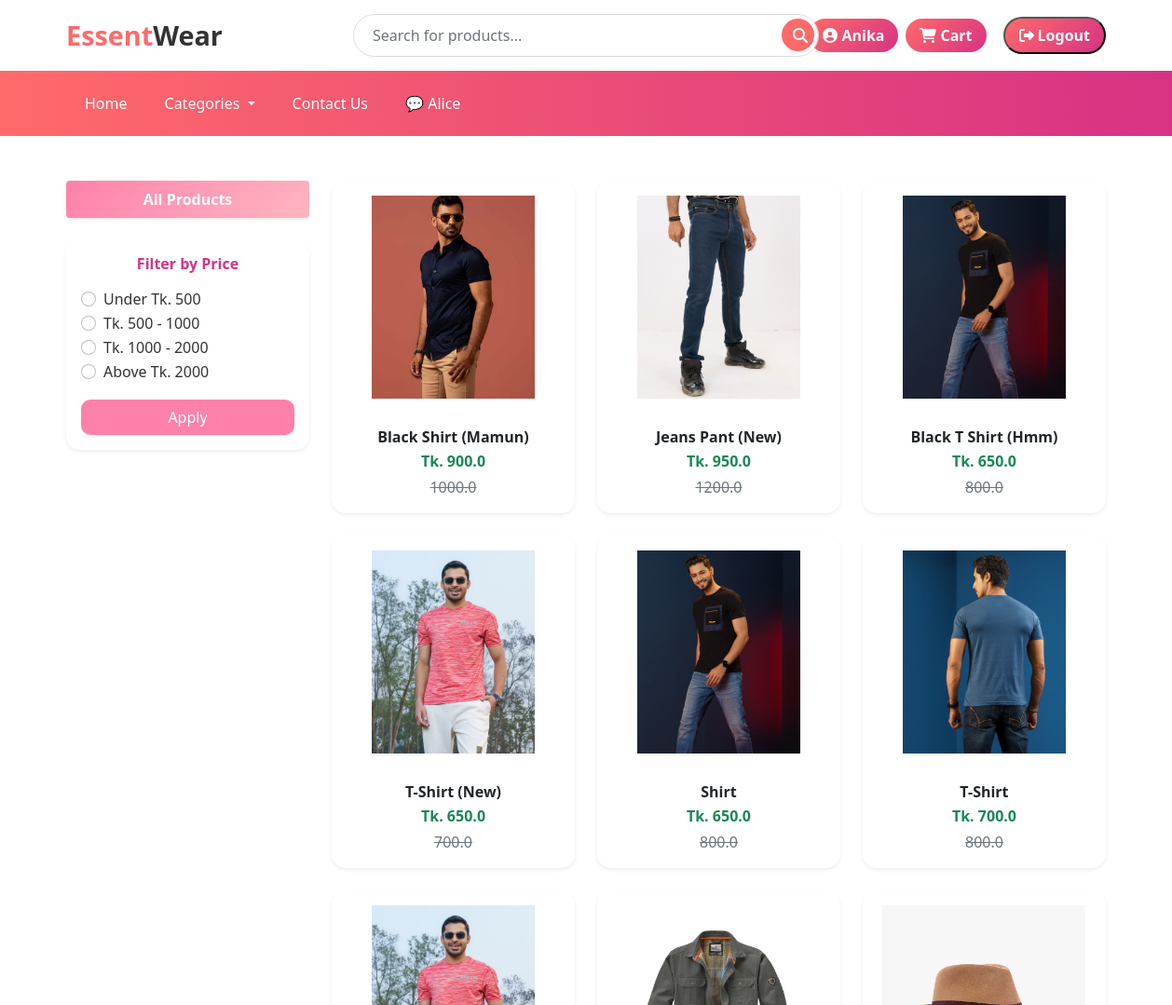
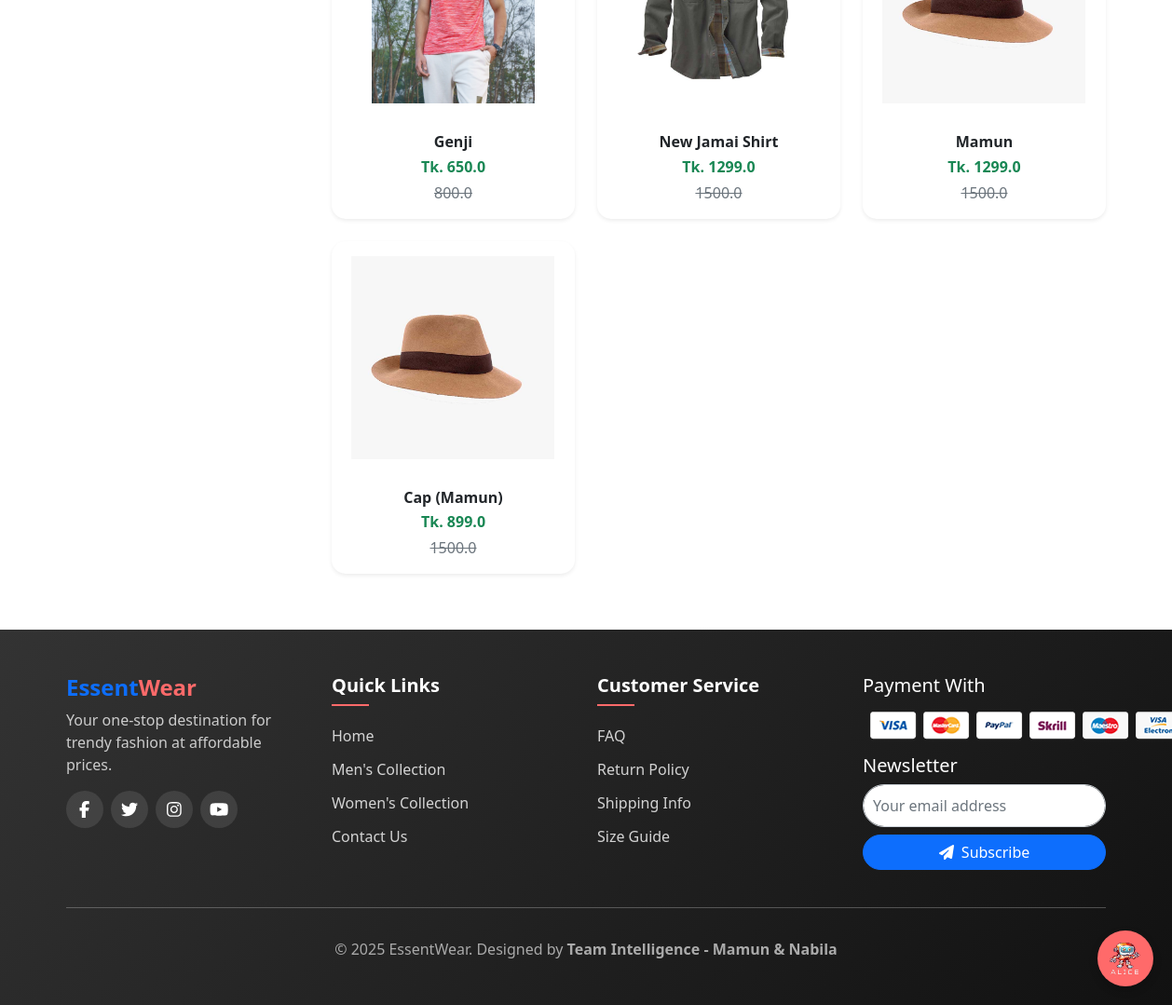
The page /men/ (signed in) on the database its author committed (2 pictures, top to bottom).
### app/models.py (models this page shows, shortened)
class Product(models.Model):
    title = models.CharField(max_length=100)
    selling_price = models.FloatField()
    discounted_price = models.FloatField()
    description = models.TextField(default='null')
    category = models.CharField(choices=CATEGORY_CHOICES, max_length=2)
    p_image = models.ImageField(upload_to='product_img')
    owner = models.ForeignKey(User, on_delete=models.CASCADE, related_name='products',null=True, blank=True) # Added owner field
    quantity = models.PositiveIntegerField(default=0)  # 🧮 নতুন field

### app/views.py (the view)
# urls.py: path('men/', views.men, name='men'),
def men(request, data=None):
    men = Product.objects.filter(category='M')
    price = request.GET.get("price")
    if price == "under500":
        men = men.filter(discounted_price__lt=500)
    elif price == "500-1000":
        men = men.filter(discounted_price__gte=500, discounted_price__lte=1000)
    elif price == "1000-2000":
        men = men.filter(discounted_price__gte=1000, discounted_price__lte=2000)
    elif price == "above2000":
        men = men.filter(discounted_price__gt=2000)
    return render(request, 'app/product/men.html', {'mens': men})

### app/templates/app/product/men.html (shortened to what this page needs)
{% extends 'app/base.html' %}
{% load static %}
{% block main-content %}
<div class="container my-5">
  <div class="row">
    <div class="col-md-3 mb-4">
      <div class="list-group shadow-sm rounded border-0">
        <a href="{% url 'men' %}"
           class="list-group-item list-group-item-action fw-semibold text-center active"
           style="background: linear-gradient(135deg, #ff80ab, #ffb6c1); border: none; color: #fff;">
          All Products
        </a>
      </div>
      <div class="card mt-4 border-0 shadow-sm" style="border-radius: 15px;">
        <div class="card-body">
          <h6 class="fw-bold mb-3 text-center" style="color: #d63384;">Filter by Price</h6>
          <form method="get" action="">
            <div class="form-check">
              <input class="form-check-input" type="radio" name="price" id="under500" value="under500">
              <label class="form-check-label" for="under500">Under Tk. 500</label>
            </div>
            <div class="form-check">
              <input class="form-check-input" type="radio" name="price" id="500to1000" value="500-1000">
              <label class="form-check-label" for="500to1000">Tk. 500 - 1000</label>
            </div>
            <div class="form-check">
              <input class="form-check-input" type="radio" name="price" id="1000to2000" value="1000-2000">
              <label class="form-check-label" for="1000to2000">Tk. 1000 - 2000</label>
            </div>
            <div class="form-check">
              <input class="form-check-input" type="radio" name="price" id="above2000" value="above2000">
              <label class="form-check-label" for="above2000">Above Tk. 2000</label>
            </div>
            <button type="submit" class="btn w-100 mt-3 fw-semibold"
                    style="background: #ff80ab; color: white; border-radius: 10px;">
              Apply
            </button>
          </form>
        </div>
      </div>
    </div>
    <div class="col-md-9">
      <div class="row g-4">
        {% for product in mens %}
        <div class="col-sm-6 col-md-4">
          <div class="card h-100 border-0 shadow-sm product-card">
            <a href="{% url 'product-detail' product.id %}" class="text-decoration-none text-dark">
              <img src="{{ product.p_image.url }}" class="card-img-top p-3 img-fluid" alt="{{ product.title }}" style="height: 250px; object-fit: contain;">
              <div class="card-body text-center">
                <h6 class="card-title fw-bold mb-1">{{ product.title }}</h6>
                <p class="mb-1 text-success fw-bold">Tk. {{ product.discounted_price }}</p>
                <p class="text-muted text-decoration-line-through mb-0">
                  {{ product.selling_price }}
                </p>
              </div>
            </a>
          </div>
        </div>
        {% empty %}
        <p class="text-center text-muted">No products available.</p>
        {% endfor %}
      </div>
    </div>
  </div>
</div>
{% endblock main-content %}

### app/templates/app/base.html (shortened to what this page needs)
<!doctype html>
{% load static %}
<html lang="en">
<head>
  <link href="https://cdn.jsdelivr.net/npm/bootstrap@5.0.0-beta1/dist/css/bootstrap.min.css" rel="stylesheet">
  <link rel="stylesheet" href="{% static 'app/css/owl.carousel.min.css' %}">
  <link rel="stylesheet" href="{% static 'app/css/all.min.css' %}">
  <link rel="stylesheet" href="{% static 'app/css/style.css' %}">
</head>
<body>
  <div class="main-header">
    <div class="container">
      <div class="row align-items-center">
        <div class="col-md-3">
          <a class="brand-logo" href="/">Essent<span>Wear</span></a>
        </div>
        <div class="col-md-6">
          <form method="GET" action="{% url 'search_products' %}" class="search-container d-flex">
            <input type="text" name="q" placeholder="Search for products..." class="form-control" required />
            <button type="submit" class="btn btn-primary ms-2"><i class="fas fa-search"></i></button>
          </form>
        </div>
        <div class="col-md-3">
          <div class="user-actions d-flex justify-content-end align-items-center">
            {% if not request.user.is_authenticated %}
            <a href="{% url 'customerregistration' %}" class="auth-btn">Register</a>
            <a href="{% url 'login' %}" class="auth-btn">Login</a>
            <a href="{% url 'showcart' %}" class="auth-btn">
              <i class="fas fa-shopping-cart me-1"></i> Cart
            </a>
            {% else %}
            <a href="{% url 'profile' %}" class="auth-btn">
              <i class="fas fa-user-circle me-1"></i> {{ request.user.username }}
            </a>
            <a href="{% url 'showcart' %}" class="auth-btn ms-2">
              <i class="fas fa-shopping-cart me-1"></i> Cart
            </a>
            <form method="POST" action="{% url 'logout' %}" class="d-inline ms-2">
              <button type="submit" class="auth-btn">
                <i class="fas fa-sign-out-alt me-1"></i> Logout
              </button>
            </form>
            {% endif %}
          </div>
        </div>
      </div>
    </div>
  </div>
  <nav class="navbar navbar-expand-lg navbar-dark main-navigation">
    <div class="container">
      <div class="collapse navbar-collapse" id="mainNav">
        <ul class="navbar-nav me-auto">
          <li class="nav-item"><a class="nav-link active" href="/">Home</a></li>
          <li class="nav-item dropdown">
            <a class="nav-link dropdown-toggle" href="#" id="categoriesDropdown" role="button" data-bs-toggle="dropdown" aria-expanded="false">
              Categories
            </a>
          </li>
          <li class="nav-item"><a class="nav-link" href="{% url 'contact-us' %}">Contact Us</a></li>
          <li class="nav-item"><a class="nav-link" href="{% url 'chatbot' %}">💬 Alice</a></li>
        </ul>
      </div>
    </div>
  </nav>
  <a href="{% url 'chatbot' %}" id="floating-button">
    <img src="{% static 'app/images/banner/logo2.png' %}" alt="Chat with Alice" />
  </a>
  {% block main-content %}{% endblock main-content %}
  <footer class="site-footer py-5">
    <div class="container">
      <div class="row">
        <div class="col-md-3 mb-4">
          <h4 class="fw-bold text-primary">Essent<span style="color: #ff6a6a">Wear</span></h4>
          <p style="color: #ccc">Your one-stop destination for trendy fashion at affordable prices.</p>
          <div class="d-flex gap-2 mt-3">
           <a href="https://www.facebook.com/" target="_blank" class="social-icon"><i class="fab fa-facebook-f"></i></a>
           <a href="https://twitter.com/" target="_blank" class="social-icon"><i class="fab fa-twitter"></i></a>
           <a href="https://www.instagram.com/" target="_blank" class="social-icon"><i class="fab fa-instagram"></i></a>
           <a href="https://www.youtube.com/" target="_blank" class="social-icon"><i class="fab fa-youtube"></i></a>
          </div>
        </div>
        <div class="col-md-3 mb-4 footer-links">
          <h5>Quick Links</h5>
          <ul>
            <li><a href="/">Home</a></li>
            <li><a href="{% url 'men' %}">Men's Collection</a></li>
            <li><a href="{% url 'women' %}">Women's Collection</a></li>
            <li><a href="{% url 'contact-us' %}">Contact Us</a></li>
          </ul>
        </div>
        <div class="col-md-3 mb-4 footer-links">
          <h5>Customer Service</h5>
          <ul>
            <li><a href="{% url 'faq' %}">FAQ</a></li>
            <li><a href="{% url 'return_policy' %}">Return Policy</a></li>
            <li><a href="{% url 'shipping_info' %}">Shipping Info</a></li>
            <li><a href="{% url 'size_guide' %}">Size Guide</a></li>
          </ul>
        </div>
        <div class="col-md-3 mb-4">
          <h5>Payment With</h5>
          <div class="payment-logos my-3">
            <img src="{% static 'app/images/payment.png' %}" alt="Mastercard">
          </div>
          <h5>Newsletter</h5>
          <form method="POST" class="d-flex flex-column gap-2">
            <input type="email" name="email" placeholder="Your email address" required class="form-control"
              style="border-radius: 25px; padding: 10px" />
            <button type="submit" class="btn btn-primary rounded-pill">
              <i class="fas fa-paper-plane me-1"></i> Subscribe
            </button>
          </form>
        </div>
      </div>
      <hr style="border-color: #444" />
      <div class="text-center pt-3">
       <p class="mb-0" style="color: #aaa">&copy; 2025 EssentWear. Designed by <b>Team Intelligence - <a href="{% url 'mamun' %}" style="color: #aaa; text-decoration: none;">Mamun</a> & Nabila</b></p>
      </div>
    </div>
  </footer>
</body>
</html>

### app/templates/app/base.html (style rules this page uses)
:root { --primary-color: #ff6a6a; --secondary-color: #d63384; --dark-color: #333; --light-color: #f9f9f9; }
body { font-family: "Segoe UI", Tahoma, Geneva, Verdana, sans-serif; background-color: #fff; color: #333; }
.main-header { background-color: #fff; box-shadow: 0 2px 10px rgba(0, 0, 0, 0.1); padding: 15px 0; }
.brand-logo { font-size: 1.8rem; font-weight: 700; color: var(--primary-color); text-decoration: none; }
.brand-logo span { color: var(--dark-color); }
.search-container { position: relative; max-width: 500px; margin: 0 auto; }
.search-container input { border-radius: 30px; padding: 10px 20px; border: 1px solid #ddd; width: 100%; }
.search-container button { position: absolute; right: 5px; top: 5px; background: var(--primary-color); border: none; color: white; border-radius: 50%; width: 35px; height: 35px; }
.user-actions .auth-btn { background: linear-gradient(135deg, #ff6a6a, #d63384); color: white; padding: 6px 15px; border-radius: 25px; font-weight: 600; margin-left: 10px; text-decoration: none; transition: all 0.3s ease; display: inline-flex; align-items: center; }
.main-navigation { background: linear-gradient(to right, var(--primary-color), var(--secondary-color)); }
.main-navigation .nav-link { color: white !important; font-weight: 500; padding: 15px 20px !important; transition: all 0.3s; }
#floating-button { position: fixed; bottom: 20px; right: 20px; background-color: var(--primary-color); border-radius: 50%; width: 60px; height: 60px; display: flex; align-items: center; justify-content: center; cursor: pointer; z-index: 999; box-shadow: 0 4px 10px rgba(0, 0, 0, 0.2); transition: all 0.3s; }
#floating-button img { width: 35px; height: 35px; }
.site-footer { background: linear-gradient(135deg, var(--dark-color) 0%, #111 100%); color: white; padding: 50px 0 20px; margin-top: 60px; }
.footer-links h5 { font-weight: 600; margin-bottom: 20px; position: relative; padding-bottom: 10px; }
.footer-links h5:after { content: ""; position: absolute; bottom: 0; left: 0; width: 40px; height: 2px; background-color: var(--primary-color); }
.footer-links ul { list-style: none; padding: 0; margin: 0; }
.footer-links li { margin-bottom: 12px; }
.footer-links a { color: rgba(255, 255, 255, 0.8); text-decoration: none; transition: all 0.3s ease; }
.social-icon { display: inline-flex; align-items: center; justify-content: center; width: 40px; height: 40px; background-color: rgba(255, 255, 255, 0.1); border-radius: 50%; color: #fff; transition: all 0.3s ease; font-size: 18px; }
.payment-logos img { max-height: 35px; margin: 0 8px; transition: 0.3s; }

### app/templates/app/product/men.html (style rules this page uses)
.product-card { transition: transform 0.3s ease, box-shadow 0.3s ease; border-radius: 15px; }
.list-group-item.active { font-weight: bold; }

### rows shown on the page
Product: p_image (picture), title "Black Shirt (Mamun)", discounted_price "900.0", selling_price "1000.0"
Product: p_image (picture), title "Jeans Pant (New)", discounted_price "950.0", selling_price "1200.0"
Product: p_image (picture), title "Black T Shirt (Hmm)", discounted_price "650.0", selling_price "800.0"
Product: p_image (picture), title "T-Shirt (New)", discounted_price "650.0", selling_price "700.0"
Product: p_image (picture), title "Shirt", discounted_price "650.0", selling_price "800.0"
Product: p_image (picture), title "T-Shirt", discounted_price "700.0", selling_price "800.0"
Product: p_image (picture), title "Genji", discounted_price "650.0", selling_price "800.0"
Product: p_image (picture), title "New Jamai Shirt", discounted_price "1299.0", selling_price "1500.0"
Product: p_image (picture), title "Mamun", discounted_price "1299.0", selling_price "1500.0"
Product: p_image (picture), title "Cap (Mamun)", discounted_price "899.0", selling_price "1500.0"

### other values the page prints
{{ request.user.username }} "Anika"
